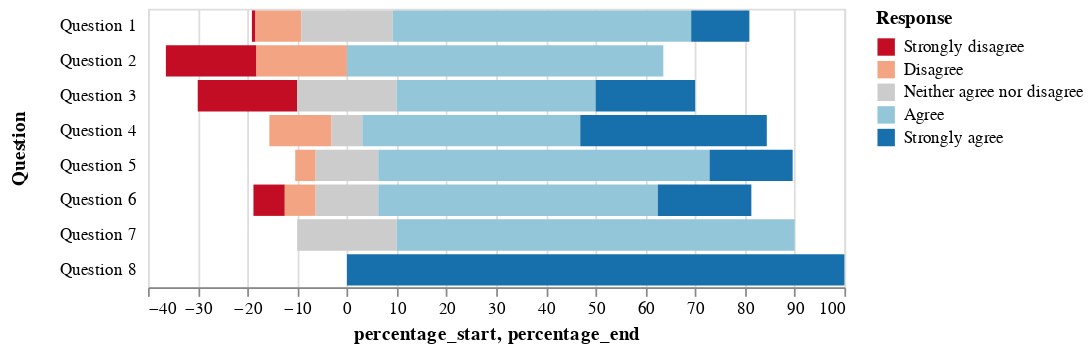

This figure's notebook cell:
### Code cell
import altair as alt

source = alt.pd.DataFrame([
      {
        "question": "Question 1",
        "type": "Strongly disagree",
        "value": 24,
        "percentage": 0.7,
        "percentage_start": -19.1,
        "percentage_end": -18.4
      },
      {
        "question": "Question 1",
        "type": "Disagree",
        "value": 294,
        "percentage": 9.1,
        "percentage_start": -18.4,
        "percentage_end": -9.2
      },
      {
        "question": "Question 1",
        "type": "Neither agree nor disagree",
        "value": 594,
        "percentage": 18.5,
        "percentage_start": -9.2,
        "percentage_end": 9.2
      },
      {
        "question": "Question 1",
        "type": "Agree",
        "value": 1927,
        "percentage": 59.9,
        "percentage_start": 9.2,
        "percentage_end": 69.2
      },
      {
        "question": "Question 1",
        "type": "Strongly agree",
        "value": 376,
        "percentage": 11.7,
        "percentage_start": 69.2,
        "percentage_end": 80.9
      },

      {
        "question": "Question 2",
        "type": "Strongly disagree",
        "value": 2,
        "percentage": 18.2,
        "percentage_start": -36.4,
        "percentage_end": -18.2
      },
      {
        "question": "Question 2",
        "type": "Disagree",
        "value": 2,
        "percentage": 18.2,
        "percentage_start": -18.2,
        "percentage_end": 0
      },
      {
        "question": "Question 2",
        "type": "Neither agree nor disagree",
        "value": 0,
        "percentage": 0,
        "percentage_start": 0,
        "percentage_end": 0
      },
      {
        "question": "Question 2",
        "type": "Agree",
        "value": 7,
        "percentage": 63.6,
        "percentage_start": 0,
        "percentage_end": 63.6
      },
      {
        "question": "Question 2",
        "type": "Strongly agree",
        "value": 11,
        "percentage": 0,
        "percentage_start": 63.6,
        "percentage_end": 63.6
      },

      {
        "question": "Question 3",
        "type": "Strongly disagree",
        "value": 2,
        "percentage": 20,
        "percentage_start": -30,
        "percentage_end": -10
      },
      {
        "question": "Question 3",
        "type": "Disagree",
        "value": 0,
        "percentage": 0,
        "percentage_start": -10,
        "percentage_end": -10
      },
      {
        "question": "Question 3",
        "type": "Neither agree nor disagree",
        "value": 2,
        "percentage": 20,
        "percentage_start": -10,
        "percentage_end": 10
      },
      {
        "question": "Question 3",
        "type": "Agree",
        "value": 4,
        "percentage": 40,
        "percentage_start": 10,
        "percentage_end": 50
      },
      {
        "question": "Question 3",
        "type": "Strongly agree",
        "value": 2,
        "percentage": 20,
        "percentage_start": 50,
        "percentage_end": 70
      },

      {
        "question": "Question 4",
        "type": "Strongly disagree",
        "value": 0,
        "percentage": 0,
        "percentage_start": -15.6,
        "percentage_end": -15.6
      },
      {
        "question": "Question 4",
        "type": "Disagree",
        "value": 2,
        "percentage": 12.5,
        "percentage_start": -15.6,
        "percentage_end": -3.1
      },
      {
        "question": "Question 4",
        "type": "Neither agree nor disagree",
        "value": 1,
        "percentage": 6.3,
        "percentage_start": -3.1,
        "percentage_end": 3.1
      },
      {
        "question": "Question 4",
        "type": "Agree",
        "value": 7,
        "percentage": 43.8,
        "percentage_start": 3.1,
        "percentage_end": 46.9
      },
      {
        "question": "Question 4",
        "type": "Strongly agree",
        "value": 6,
        "percentage": 37.5,
        "percentage_start": 46.9,
        "percentage_end": 84.4
      },

      {
        "question": "Question 5",
        "type": "Strongly disagree",
        "value": 0,
        "percentage": 0,
        "percentage_start": -10.4,
        "percentage_end": -10.4
      },
      {
        "question": "Question 5",
        "type": "Disagree",
        "value": 1,
        "percentage": 4.2,
        "percentage_start": -10.4,
        "percentage_end": -6.3
      },
      {
        "question": "Question 5",
        "type": "Neither agree nor disagree",
        "value": 3,
        "percentage": 12.5,
        "percentage_start": -6.3,
        "percentage_end": 6.3
      },
      {
        "question": "Question 5",
        "type": "Agree",
        "value": 16,
        "percentage": 66.7,
        "percentage_start": 6.3,
        "percentage_end": 72.9
      },
      {
        "question": "Question 5",
        "type": "Strongly agree",
        "value": 4,
        "percentage": 16.7,
        "percentage_start": 72.9,
        "percentage_end": 89.6
      },

      {
        "question": "Question 6",
        "type": "Strongly disagree",
        "value": 1,
        "percentage": 6.3,
        "percentage_start": -18.8,
        "percentage_end": -12.5
      },
      {
        "question": "Question 6",
        "type": "Disagree",
        "value": 1,
        "percentage": 6.3,
        "percentage_start": -12.5,
        "percentage_end": -6.3
      },
      {
        "question": "Question 6",
        "type": "Neither agree nor disagree",
        "value": 2,
        "percentage": 12.5,
        "percentage_start": -6.3,
        "percentage_end": 6.3
      },
      {
        "question": "Question 6",
        "type": "Agree",
        "value": 9,
        "percentage": 56.3,
        "percentage_start": 6.3,
        "percentage_end": 62.5
      },
      {
        "question": "Question 6",
        "type": "Strongly agree",
        "value": 3,
        "percentage": 18.8,
        "percentage_start": 62.5,
        "percentage_end": 81.3
      },

      {
        "question": "Question 7",
        "type": "Strongly disagree",
        "value": 0,
        "percentage": 0,
        "percentage_start": -10,
        "percentage_end": -10
      },
      {
        "question": "Question 7",
        "type": "Disagree",
        "value": 0,
        "percentage": 0,
        "percentage_start": -10,
        "percentage_end": -10
      },
      {
        "question": "Question 7",
        "type": "Neither agree nor disagree",
        "value": 1,
        "percentage": 20,
        "percentage_start": -10,
        "percentage_end": 10
      },
      {
        "question": "Question 7",
        "type": "Agree",
        "value": 4,
        "percentage": 80,
        "percentage_start": 10,
        "percentage_end": 90
      },
      {
        "question": "Question 7",
        "type": "Strongly agree",
        "value": 0,
        "percentage": 0,
        "percentage_start": 90,
        "percentage_end": 90
      },

      {
        "question": "Question 8",
        "type": "Strongly disagree",
        "value": 0,
        "percentage": 0,
        "percentage_start": 0,
        "percentage_end": 0
      },
      {
        "question": "Question 8",
        "type": "Disagree",
        "value": 0,
        "percentage": 0,
        "percentage_start": 0,
        "percentage_end": 0
      },
      {
        "question": "Question 8",
        "type": "Neither agree nor disagree",
        "value": 0,
        "percentage": 0,
        "percentage_start": 0,
        "percentage_end": 0
      },
      {
        "question": "Question 8",
        "type": "Agree",
        "value": 0,
        "percentage": 0,
        "percentage_start": 0,
        "percentage_end": 0
      },
      {
        "question": "Question 8",
        "type": "Strongly agree",
        "value": 2,
        "percentage": 100,
        "percentage_start": 0,
        "percentage_end": 100
      }
])


color_scale = alt.Scale(
    domain=[
        "Strongly disagree",
        "Disagree",
        "Neither agree nor disagree",
        "Agree",
        "Strongly agree"
    ],
    range=["#c30d24", "#f3a583", "#cccccc", "#94c6da", "#1770ab"]
)

y_axis = alt.Axis(
    title='Question',
    offset=5,
    ticks=False,
    minExtent=60,
    domain=False
)

alt.Chart(source).mark_bar().encode(
    x='percentage_start:Q',
    x2='percentage_end:Q',
    y=alt.Y('question:N', axis=y_axis),
    color=alt.Color(
        'type:N',
        legend=alt.Legend( title='Response'),
        scale=color_scale,
    )
)

### Figure 1 — Vega-Lite specification as saved in the notebook (floating-point values rounded to 4 significant figures)
{"config": {"view": {"continuousWidth": 400, "continuousHeight": 300}}, "data": {"name": "data-1dc8f18481c6cfda6c4d71fbf4066a53"}, "mark": "bar", "encoding": {"color": {"field": "type", "legend": {"title": "Response"}, "scale": {"domain": ["Strongly disagree", "Disagree", "Neither agree nor disagree", "Agree", "Strongly agree"], "range": ["#c30d24", "#f3a583", "#cccccc", "#94c6da", "#1770ab"]}, "type": "nominal"}, "x": {"field": "percentage_start", "type": "quantitative"}, "x2": {"field": "percentage_end"}, "y": {"axis": {"domain": false, "minExtent": 60, "offset": 5, "ticks": false, "title": "Question"}, "field": "question", "type": "nominal"}}, "$schema": "https://vega.github.io/schema/vega-lite/v4.17.0.json", "datasets": {"data-1dc8f18481c6cfda6c4d71fbf4066a53": [{"question": "Question 1", "type": "Strongly disagree", "value": 24, "percentage": 0.7, "percentage_start": -19.1, "percentage_end": -18.4}, {"question": "Question 1", "type": "Disagree", "value": 294, "percentage": 9.1, "percentage_start": -18.4, "percentage_end": -9.2}, {"question": "Question 1", "type": "Neither agree nor disagree", "value": 594, "percentage": 18.5, "percentage_start": -9.2, "percentage_end": 9.2}, {"question": "Question 1", "type": "Agree", "value": 1927, "percentage": 59.9, "percentage_start": 9.2, "percentage_end": 69.2}, {"question": "Question 1", "type": "Strongly agree", "value": 376, "percentage": 11.7, "percentage_start": 69.2, "percentage_end": 80.9}, {"question": "Question 2", "type": "Strongly disagree", "value": 2, "percentage": 18.2, "percentage_start": -36.4, "percentage_end": -18.2}, {"question": "Question 2", "type": "Disagree", "value": 2, "percentage": 18.2, "percentage_start": -18.2, "percentage_end": 0.0}, {"question": "Question 2", "type": "Neither agree nor disagree", "value": 0, "percentage": 0.0, "percentage_start": 0.0, "percentage_end": 0.0}, {"question": "Question 2", "type": "Agree", "value": 7, "percentage": 63.6, "percentage_start": 0.0, "percentage_end": 63.6}, {"question": "Question 2", "type": "Strongly agree", "value": 11, "percentage": 0.0, "percentage_start": 63.6, "percentage_end": 63.6}, {"question": "Question 3", "type": "Strongly disagree", "value": 2, "percentage": 20.0, "percentage_start": -30.0, "percentage_end": -10.0}, {"question": "Question 3", "type": "Disagree", "value": 0, "percentage": 0.0, "percentage_start": -10.0, "percentage_end": -10.0}, {"question": "Question 3", "type": "Neither agree nor disagree", "value": 2, "percentage": 20.0, "percentage_start": -10.0, "percentage_end": 10.0}, {"question": "Question 3", "type": "Agree", "value": 4, "percentage": 40.0, "percentage_start": 10.0, "percentage_end": 50.0}, {"question": "Question 3", "type": "Strongly agree", "value": 2, "percentage": 20.0, "percentage_start": 50.0, "percentage_end": 70.0}, {"question": "Question 4", "type": "Strongly disagree", "value": 0, "percentage": 0.0, "percentage_start": -15.6, "percentage_end": -15.6}, {"question": "Question 4", "type": "Disagree", "value": 2, "percentage": 12.5, "percentage_start": -15.6, "percentage_end": -3.1}, {"question": "Question 4", "type": "Neither agree nor disagree", "value": 1, "percentage": 6.3, "percentage_start": -3.1, "percentage_end": 3.1}, {"question": "Question 4", "type": "Agree", "value": 7, "percentage": 43.8, "percentage_start": 3.1, "percentage_end": 46.9}, {"question": "Question 4", "type": "Strongly agree", "value": 6, "percentage": 37.5, "percentage_start": 46.9, "percentage_end": 84.4}, {"question": "Question 5", "type": "Strongly disagree", "value": 0, "percentage": 0.0, "percentage_start": -10.4, "percentage_end": -10.4}, {"question": "Question 5", "type": "Disagree", "value": 1, "percentage": 4.2, "percentage_start": -10.4, "percentage_end": -6.3}, {"question": "Question 5", "type": "Neither agree nor disagree", "value": 3, "percentage": 12.5, "percentage_start": -6.3, "percentage_end": 6.3}, {"question": "Question 5", "type": "Agree", "value": 16, "percentage": 66.7, "percentage_start": 6.3, "percentage_end": 72.9}, {"question": "Question 5", "type": "Strongly agree", "value": 4, "percentage": 16.7, "percentage_start": 72.9, "percentage_end": 89.6}, {"question": "Question 6", "type": "Strongly disagree", "value": 1, "percentage": 6.3, "percentage_start": -18.8, "percentage_end": -12.5}, {"question": "Question 6", "type": "Disagree", "value": 1, "percentage": 6.3, "percentage_start": -12.5, "percentage_end": -6.3}, {"question": "Question 6", "type": "Neither agree nor disagree", "value": 2, "percentage": 12.5, "percentage_start": -6.3, "percentage_end": 6.3}, {"question": "Question 6", "type": "Agree", "value": 9, "percentage": 56.3, "percentage_start": 6.3, "percentage_end": 62.5}, {"question": "Question 6", "type": "Strongly agree", "value": 3, "percentage": 18.8, "percentage_start": 62.5, "percentage_end": 81.3}, {"question": "Question 7", "type": "Strongly disagree", "value": 0, "percentage": 0.0, "percentage_start": -10.0, "percentage_end": -10.0}, {"question": "Question 7", "type": "Disagree", "value": 0, "percentage": 0.0, "percentage_start": -10.0, "percentage_end": -10.0}, {"question": "Question 7", "type": "Neither agree nor disagree", "value": 1, "percentage": 20.0, "percentage_start": -10.0, "percentage_end": 10.0}, {"question": "Question 7", "type": "Agree", "value": 4, "percentage": 80.0, "percentage_start": 10.0, "percentage_end": 90.0}, {"question": "Question 7", "type": "Strongly agree", "value": 0, "percentage": 0.0, "percentage_start": 90.0, "percentage_end": 90.0}, {"question": "Question 8", "type": "Strongly disagree", "value": 0, "percentage": 0.0, "percentage_start": 0.0, "percentage_end": 0.0}, {"question": "Question 8", "type": "Disagree", "value": 0, "percentage": 0.0, "percentage_start": 0.0, "percentage_end": 0.0}, {"question": "Question 8", "type": "Neither agree nor disagree", "value": 0, "percentage": 0.0, "percentage_start": 0.0, "percentage_end": 0.0}, {"question": "Question 8", "type": "Agree", "value": 0, "percentage": 0.0, "percentage_start": 0.0, "percentage_end": 0.0}, {"question": "Question 8", "type": "Strongly agree", "value": 2, "percentage": 100.0, "percentage_start": 0.0, "percentage_end": 100.0}]}}
